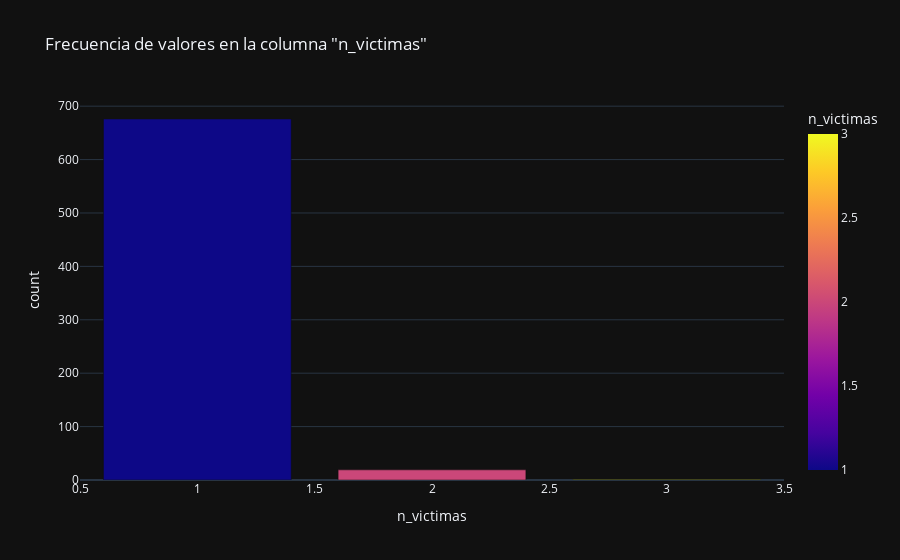
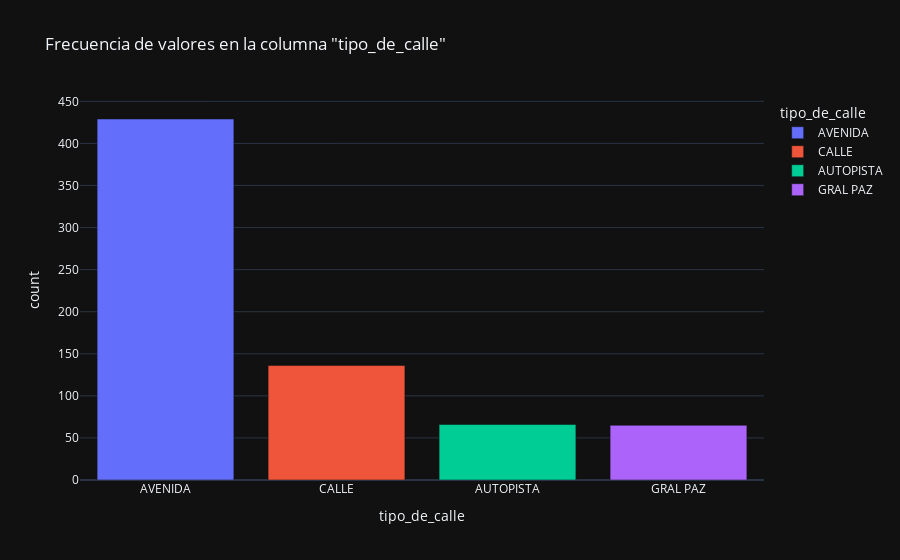
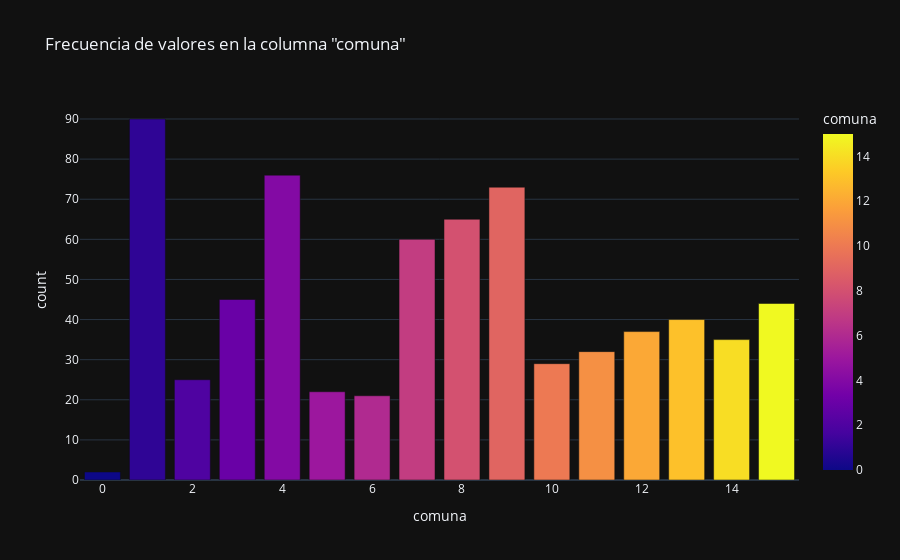
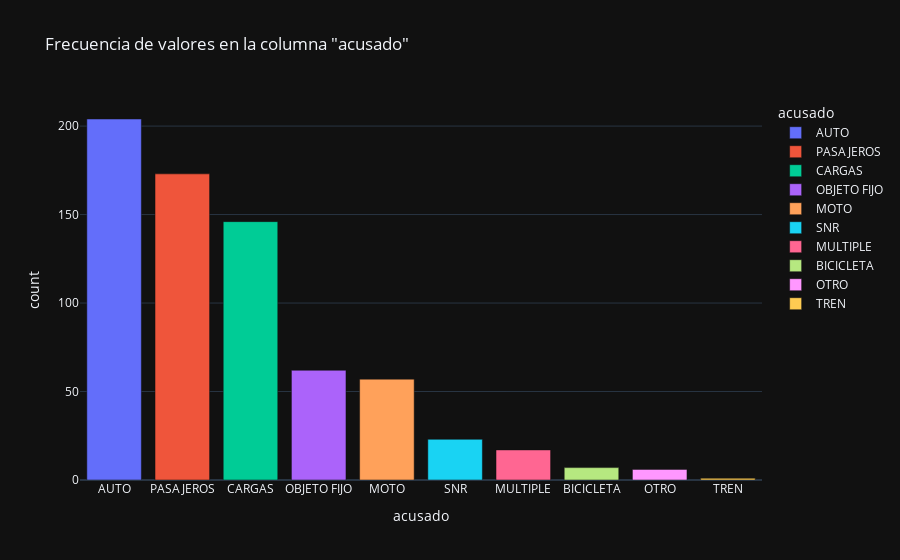

These figures' notebook cell, in order:
### Markdown cell above
### Balanceo en Clases de `homicidios`, `victima_h` ,`comunas_h`y `censo_r`.

### Code cell
import plotly.express as px

def barplot_visualization(df, column):
    """
    Crea un gráfico de barras interactivo para visualizar la frecuencia de valores en una columna de un DataFrame.

    Parameters:
    - df (pd.DataFrame): El DataFrame que contiene los datos.
    - column (str): El nombre de la columna que se desea visualizar.

    Returns:
    None
    """
    # Crear DataFrame con value_counts() y reset_index()
    value_counts_df = df[column].value_counts().reset_index()
    # Cambiar el nombre de las columnas para que coincidan con las necesarias para el gráfico
    value_counts_df.columns = ['values', 'count']

    # Utilizar Plotly Express para crear el gráfico de barras
    fig = px.bar(value_counts_df, x='values', y='count', color='values',
                 labels={column: 'Frecuencia', 'values': column},
                 title=f'Frecuencia de valores en la columna "{column}"',
                 template='plotly_dark')
    
    fig.show()

# Ejemplo de uso:
barplot_visualization(homicidios_lm, 'n_victimas')
barplot_visualization(homicidios_lm, 'tipo_de_calle')
barplot_visualization(homicidios_lm, 'comuna')
barplot_visualization(homicidios_lm, 'acusado')
barplot_visualization(homicidios_lm, 'anio')
barplot_visualization(homicidios_lm, 'mes')
barplot_visualization(homicidios_lm, 'dia')
barplot_visualization(homicidios_lm, 'hora_i')

### Figure 1 — Plotly figure (JSON) as saved in the notebook; plotly's stock layout.template omitted (floating-point values rounded to 4 significant figures)
{"data": [{"alignmentgroup": "True", "hovertemplate": "n_victimas=%{marker.color}<br>count=%{y}<extra></extra>", "legendgroup": "", "marker": {"color": [1, 2, 3], "coloraxis": "coloraxis", "pattern": {"shape": ""}}, "name": "", "offsetgroup": "", "orientation": "v", "showlegend": false, "textposition": "auto", "type": "bar", "x": [1, 2, 3], "xaxis": "x", "y": [676, 19, 1], "yaxis": "y"}], "layout": {"barmode": "relative", "coloraxis": {"colorbar": {"title": {"text": "n_victimas"}}, "colorscale": [[0, "#0d0887"], [0.1111, "#46039f"], [0.2222, "#7201a8"], [0.3333, "#9c179e"], [0.4444, "#bd3786"], [0.5556, "#d8576b"], [0.6667, "#ed7953"], [0.7778, "#fb9f3a"], [0.8889, "#fdca26"], [1, "#f0f921"]]}, "legend": {"tracegroupgap": 0}, "title": {"text": "Frecuencia de valores en la columna \"n_victimas\""}, "xaxis": {"anchor": "y", "domain": [0, 1], "title": {"text": "n_victimas"}}, "yaxis": {"anchor": "x", "domain": [0, 1], "title": {"text": "count"}}}}

### Figure 2 — Plotly figure (JSON) as saved in the notebook; plotly's stock layout.template omitted (floating-point values rounded to 4 significant figures)
{"data": [{"alignmentgroup": "True", "hovertemplate": "tipo_de_calle=%{x}<br>count=%{y}<extra></extra>", "legendgroup": "AVENIDA", "marker": {"color": "#636efa", "pattern": {"shape": ""}}, "name": "AVENIDA", "offsetgroup": "AVENIDA", "orientation": "v", "showlegend": true, "textposition": "auto", "type": "bar", "x": ["AVENIDA"], "xaxis": "x", "y": [429], "yaxis": "y"}, {"alignmentgroup": "True", "hovertemplate": "tipo_de_calle=%{x}<br>count=%{y}<extra></extra>", "legendgroup": "CALLE", "marker": {"color": "#EF553B", "pattern": {"shape": ""}}, "name": "CALLE", "offsetgroup": "CALLE", "orientation": "v", "showlegend": true, "textposition": "auto", "type": "bar", "x": ["CALLE"], "xaxis": "x", "y": [136], "yaxis": "y"}, {"alignmentgroup": "True", "hovertemplate": "tipo_de_calle=%{x}<br>count=%{y}<extra></extra>", "legendgroup": "AUTOPISTA", "marker": {"color": "#00cc96", "pattern": {"shape": ""}}, "name": "AUTOPISTA", "offsetgroup": "AUTOPISTA", "orientation": "v", "showlegend": true, "textposition": "auto", "type": "bar", "x": ["AUTOPISTA"], "xaxis": "x", "y": [66], "yaxis": "y"}, {"alignmentgroup": "True", "hovertemplate": "tipo_de_calle=%{x}<br>count=%{y}<extra></extra>", "legendgroup": "GRAL PAZ", "marker": {"color": "#ab63fa", "pattern": {"shape": ""}}, "name": "GRAL PAZ", "offsetgroup": "GRAL PAZ", "orientation": "v", "showlegend": true, "textposition": "auto", "type": "bar", "x": ["GRAL PAZ"], "xaxis": "x", "y": [65], "yaxis": "y"}], "layout": {"barmode": "relative", "legend": {"title": {"text": "tipo_de_calle"}, "tracegroupgap": 0}, "title": {"text": "Frecuencia de valores en la columna \"tipo_de_calle\""}, "xaxis": {"anchor": "y", "categoryarray": ["AVENIDA", "CALLE", "AUTOPISTA", "GRAL PAZ"], "categoryorder": "array", "domain": [0, 1], "title": {"text": "tipo_de_calle"}}, "yaxis": {"anchor": "x", "domain": [0, 1], "title": {"text": "count"}}}}

### Figure 3 — Plotly figure (JSON) as saved in the notebook; plotly's stock layout.template omitted (floating-point values rounded to 4 significant figures)
{"data": [{"alignmentgroup": "True", "hovertemplate": "comuna=%{marker.color}<br>count=%{y}<extra></extra>", "legendgroup": "", "marker": {"color": [1, 4, 9, 8, 7, 3, 15, 13, 12, 14, 11, 10, 2, 5, 6, 0], "coloraxis": "coloraxis", "pattern": {"shape": ""}}, "name": "", "offsetgroup": "", "orientation": "v", "showlegend": false, "textposition": "auto", "type": "bar", "x": [1, 4, 9, 8, 7, 3, 15, 13, 12, 14, 11, 10, 2, 5, 6, 0], "xaxis": "x", "y": [90, 76, 73, 65, 60, 45, 44, 40, 37, 35, 32, 29, 25, 22, 21, 2], "yaxis": "y"}], "layout": {"barmode": "relative", "coloraxis": {"colorbar": {"title": {"text": "comuna"}}, "colorscale": [[0, "#0d0887"], [0.1111, "#46039f"], [0.2222, "#7201a8"], [0.3333, "#9c179e"], [0.4444, "#bd3786"], [0.5556, "#d8576b"], [0.6667, "#ed7953"], [0.7778, "#fb9f3a"], [0.8889, "#fdca26"], [1, "#f0f921"]]}, "legend": {"tracegroupgap": 0}, "title": {"text": "Frecuencia de valores en la columna \"comuna\""}, "xaxis": {"anchor": "y", "domain": [0, 1], "title": {"text": "comuna"}}, "yaxis": {"anchor": "x", "domain": [0, 1], "title": {"text": "count"}}}}

### Figure 4 — Plotly figure (JSON) as saved in the notebook; plotly's stock layout.template omitted (floating-point values rounded to 4 significant figures)
{"data": [{"alignmentgroup": "True", "hovertemplate": "acusado=%{x}<br>count=%{y}<extra></extra>", "legendgroup": "AUTO", "marker": {"color": "#636efa", "pattern": {"shape": ""}}, "name": "AUTO", "offsetgroup": "AUTO", "orientation": "v", "showlegend": true, "textposition": "auto", "type": "bar", "x": ["AUTO"], "xaxis": "x", "y": [204], "yaxis": "y"}, {"alignmentgroup": "True", "hovertemplate": "acusado=%{x}<br>count=%{y}<extra></extra>", "legendgroup": "PASAJEROS", "marker": {"color": "#EF553B", "pattern": {"shape": ""}}, "name": "PASAJEROS", "offsetgroup": "PASAJEROS", "orientation": "v", "showlegend": true, "textposition": "auto", "type": "bar", "x": ["PASAJEROS"], "xaxis": "x", "y": [173], "yaxis": "y"}, {"alignmentgroup": "True", "hovertemplate": "acusado=%{x}<br>count=%{y}<extra></extra>", "legendgroup": "CARGAS", "marker": {"color": "#00cc96", "pattern": {"shape": ""}}, "name": "CARGAS", "offsetgroup": "CARGAS", "orientation": "v", "showlegend": true, "textposition": "auto", "type": "bar", "x": ["CARGAS"], "xaxis": "x", "y": [146], "yaxis": "y"}, {"alignmentgroup": "True", "hovertemplate": "acusado=%{x}<br>count=%{y}<extra></extra>", "legendgroup": "OBJETO FIJO", "marker": {"color": "#ab63fa", "pattern": {"shape": ""}}, "name": "OBJETO FIJO", "offsetgroup": "OBJETO FIJO", "orientation": "v", "showlegend": true, "textposition": "auto", "type": "bar", "x": ["OBJETO FIJO"], "xaxis": "x", "y": [62], "yaxis": "y"}, {"alignmentgroup": "True", "hovertemplate": "acusado=%{x}<br>count=%{y}<extra></extra>", "legendgroup": "MOTO", "marker": {"color": "#FFA15A", "pattern": {"shape": ""}}, "name": "MOTO", "offsetgroup": "MOTO", "orientation": "v", "showlegend": true, "textposition": "auto", "type": "bar", "x": ["MOTO"], "xaxis": "x", "y": [57], "yaxis": "y"}, {"alignmentgroup": "True", "hovertemplate": "acusado=%{x}<br>count=%{y}<extra></extra>", "legendgroup": "SNR", "marker": {"color": "#19d3f3", "pattern": {"shape": ""}}, "name": "SNR", "offsetgroup": "SNR", "orientation": "v", "showlegend": true, "textposition": "auto", "type": "bar", "x": ["SNR"], "xaxis": "x", "y": [23], "yaxis": "y"}, {"alignmentgroup": "True", "hovertemplate": "acusado=%{x}<br>count=%{y}<extra></extra>", "legendgroup": "MULTIPLE", "marker": {"color": "#FF6692", "pattern": {"shape": ""}}, "name": "MULTIPLE", "offsetgroup": "MULTIPLE", "orientation": "v", "showlegend": true, "textposition": "auto", "type": "bar", "x": ["MULTIPLE"], "xaxis": "x", "y": [17], "yaxis": "y"}, {"alignmentgroup": "True", "hovertemplate": "acusado=%{x}<br>count=%{y}<extra></extra>", "legendgroup": "BICICLETA", "marker": {"color": "#B6E880", "pattern": {"shape": ""}}, "name": "BICICLETA", "offsetgroup": "BICICLETA", "orientation": "v", "showlegend": true, "textposition": "auto", "type": "bar", "x": ["BICICLETA"], "xaxis": "x", "y": [7], "yaxis": "y"}, {"alignmentgroup": "True", "hovertemplate": "acusado=%{x}<br>count=%{y}<extra></extra>", "legendgroup": "OTRO", "marker": {"color": "#FF97FF", "pattern": {"shape": ""}}, "name": "OTRO", "offsetgroup": "OTRO", "orientation": "v", "showlegend": true, "textposition": "auto", "type": "bar", "x": ["OTRO"], "xaxis": "x", "y": [6], "yaxis": "y"}, {"alignmentgroup": "True", "hovertemplate": "acusado=%{x}<br>count=%{y}<extra></extra>", "legendgroup": "TREN", "marker": {"color": "#FECB52", "pattern": {"shape": ""}}, "name": "TREN", "offsetgroup": "TREN", "orientation": "v", "showlegend": true, "textposition": "auto", "type": "bar", "x": ["TREN"], "xaxis": "x", "y": [1], "yaxis": "y"}], "layout": {"barmode": "relative", "legend": {"title": {"text": "acusado"}, "tracegroupgap": 0}, "title": {"text": "Frecuencia de valores en la columna \"acusado\""}, "xaxis": {"anchor": "y", "categoryarray": ["AUTO", "PASAJEROS", "CARGAS", "OBJETO FIJO", "MOTO", "SNR", "MULTIPLE", "BICICLETA", "OTRO", "TREN"], "categoryorder": "array", "domain": [0, 1], "title": {"text": "acusado"}}, "yaxis": {"anchor": "x", "domain": [0, 1], "title": {"text": "count"}}}}
